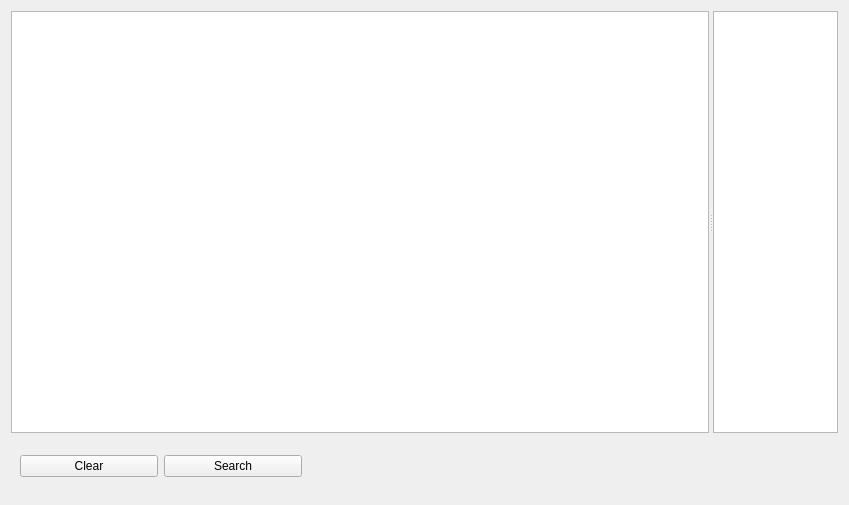
<?xml version="1.0" encoding="UTF-8"?>
<ui version="4.0">
 <class>Form</class>
 <widget class="QWidget" name="Form">
  <property name="geometry">
   <rect>
    <x>0</x>
    <y>0</y>
    <width>849</width>
    <height>505</height>
   </rect>
  </property>
  <property name="windowTitle">
   <string>Form</string>
  </property>
  <layout class="QGridLayout" name="gridLayout_2">
   <item row="0" column="0">
    <widget class="QSplitter" name="splitter">
     <property name="orientation">
      <enum>Qt::Horizontal</enum>
     </property>
     <widget class="QTableView" name="editor">
      <property name="toolTip">
       <string>fields to restrict user search with, pages and limit are at the bottom. double click the Values Column+Row_num to start the editor</string>
      </property>
     </widget>
     <widget class="QListView" name="results">
      <property name="maximumSize">
       <size>
        <width>125</width>
        <height>16777215</height>
       </size>
      </property>
      <property name="toolTip">
       <string>users that exist will appear here. click the desired user before using the other tabs.</string>
      </property>
     </widget>
    </widget>
   </item>
   <item row="1" column="0">
    <widget class="QFrame" name="frame">
     <property name="maximumSize">
      <size>
       <width>300</width>
       <height>55</height>
      </size>
     </property>
     <property name="frameShape">
      <enum>QFrame::NoFrame</enum>
     </property>
     <property name="frameShadow">
      <enum>QFrame::Plain</enum>
     </property>
     <layout class="QGridLayout" name="gridLayout">
      <item row="0" column="0">
       <widget class="QPushButton" name="clear">
        <property name="toolTip">
         <string>clear the search fields and the results list</string>
        </property>
        <property name="text">
         <string>Clear</string>
        </property>
       </widget>
      </item>
      <item row="0" column="1">
       <widget class="QPushButton" name="search">
        <property name="toolTip">
         <string>search for users using the search fields table</string>
        </property>
        <property name="text">
         <string>Search</string>
        </property>
       </widget>
      </item>
     </layout>
    </widget>
   </item>
  </layout>
 </widget>
 <resources/>
 <connections/>
</ui>
